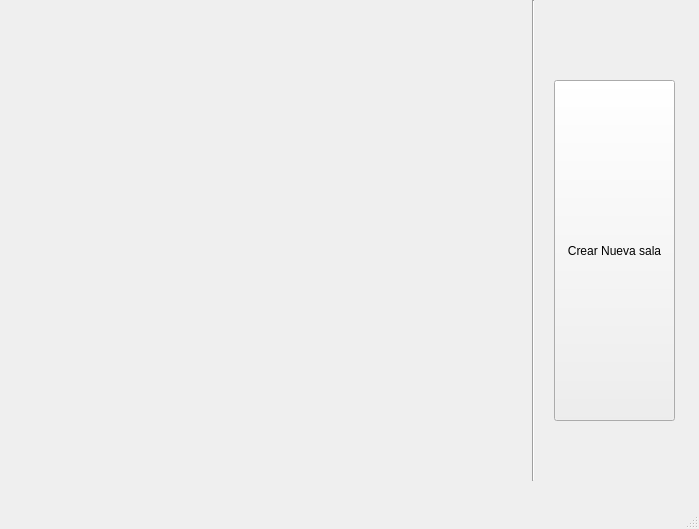
<?xml version="1.0" encoding="UTF-8"?>
<ui version="4.0">
 <class>MainWindow</class>
 <widget class="QMainWindow" name="MainWindow">
  <property name="geometry">
   <rect>
    <x>0</x>
    <y>0</y>
    <width>699</width>
    <height>529</height>
   </rect>
  </property>
  <property name="windowTitle">
   <string>MainWindow</string>
  </property>
  <widget class="QWidget" name="centralwidget">
   <widget class="Line" name="line">
    <property name="geometry">
     <rect>
      <x>523</x>
      <y>0</y>
      <width>20</width>
      <height>481</height>
     </rect>
    </property>
    <property name="orientation">
     <enum>Qt::Vertical</enum>
    </property>
   </widget>
   <widget class="QWidget" name="verticalLayoutWidget">
    <property name="geometry">
     <rect>
      <x>130</x>
      <y>60</y>
      <width>301</width>
      <height>401</height>
     </rect>
    </property>
    <layout class="QVBoxLayout" name="vlay"/>
   </widget>
   <widget class="QPushButton" name="Bnueva_sala">
    <property name="geometry">
     <rect>
      <x>554</x>
      <y>80</y>
      <width>121</width>
      <height>341</height>
     </rect>
    </property>
    <property name="text">
     <string>Crear Nueva sala</string>
    </property>
   </widget>
  </widget>
  <widget class="QMenuBar" name="menubar">
   <property name="geometry">
    <rect>
     <x>0</x>
     <y>0</y>
     <width>699</width>
     <height>21</height>
    </rect>
   </property>
  </widget>
  <widget class="QStatusBar" name="statusbar"/>
 </widget>
 <resources/>
 <connections/>
</ui>
